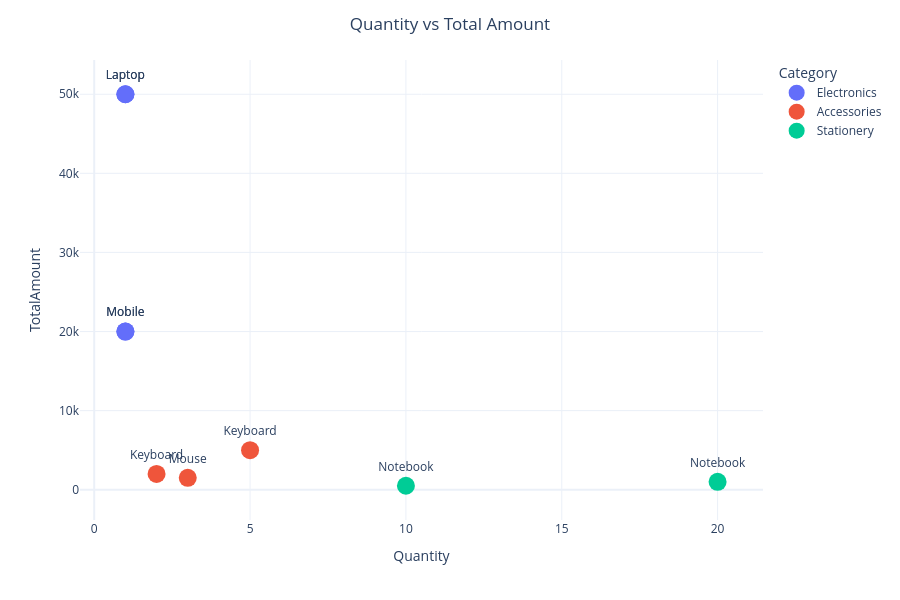

Write notebook code for a chart like this one.
### Code cell
fig = px.scatter(sales_df,x='Quantity',y='TotalAmount',color='Category',hover_data=['ProductName'],text='ProductName')
fig.update_traces(marker=dict(size=18),textposition='top center')
fig.update_layout(title='Quantity vs Total Amount',title_x=0.5,height=600,width=900,template='plotly_white')
fig.show()

### Figure 1 — Plotly figure (JSON) as saved in the notebook; plotly's stock layout.template omitted (floating-point values rounded to 4 significant figures)
{"data": [{"customdata": [["Laptop"], ["Mobile"], ["Laptop"], ["Mobile"]], "hovertemplate": "Category=Electronics<br>Quantity=%{x}<br>TotalAmount=%{y}<br>ProductName=%{customdata[0]}<extra></extra>", "legendgroup": "Electronics", "marker": {"color": "#636efa", "size": 18, "symbol": "circle"}, "mode": "markers+text", "name": "Electronics", "orientation": "v", "showlegend": true, "text": ["Laptop", "Mobile", "Laptop", "Mobile"], "textposition": "top center", "type": "scatter", "x": [1, 1, 1, 1], "xaxis": "x", "y": [50000.0, 20000.0, 50000.0, 20000.0], "yaxis": "y"}, {"customdata": [["Keyboard"], ["Mouse"], ["Keyboard"]], "hovertemplate": "Category=Accessories<br>Quantity=%{x}<br>TotalAmount=%{y}<br>ProductName=%{customdata[0]}<extra></extra>", "legendgroup": "Accessories", "marker": {"color": "#EF553B", "size": 18, "symbol": "circle"}, "mode": "markers+text", "name": "Accessories", "orientation": "v", "showlegend": true, "text": ["Keyboard", "Mouse", "Keyboard"], "textposition": "top center", "type": "scatter", "x": [2, 3, 5], "xaxis": "x", "y": [2000.0, 1500.0, 5000.0], "yaxis": "y"}, {"customdata": [["Notebook"], ["Notebook"]], "hovertemplate": "Category=Stationery<br>Quantity=%{x}<br>TotalAmount=%{y}<br>ProductName=%{customdata[0]}<extra></extra>", "legendgroup": "Stationery", "marker": {"color": "#00cc96", "size": 18, "symbol": "circle"}, "mode": "markers+text", "name": "Stationery", "orientation": "v", "showlegend": true, "text": ["Notebook", "Notebook"], "textposition": "top center", "type": "scatter", "x": [10, 20], "xaxis": "x", "y": [500.0, 1000.0], "yaxis": "y"}], "layout": {"height": 600, "legend": {"title": {"text": "Category"}, "tracegroupgap": 0}, "margin": {"t": 60}, "title": {"text": "Quantity vs Total Amount", "x": 0.5}, "width": 900, "xaxis": {"anchor": "y", "domain": [0, 1], "title": {"text": "Quantity"}}, "yaxis": {"anchor": "x", "domain": [0, 1], "title": {"text": "TotalAmount"}}}}
